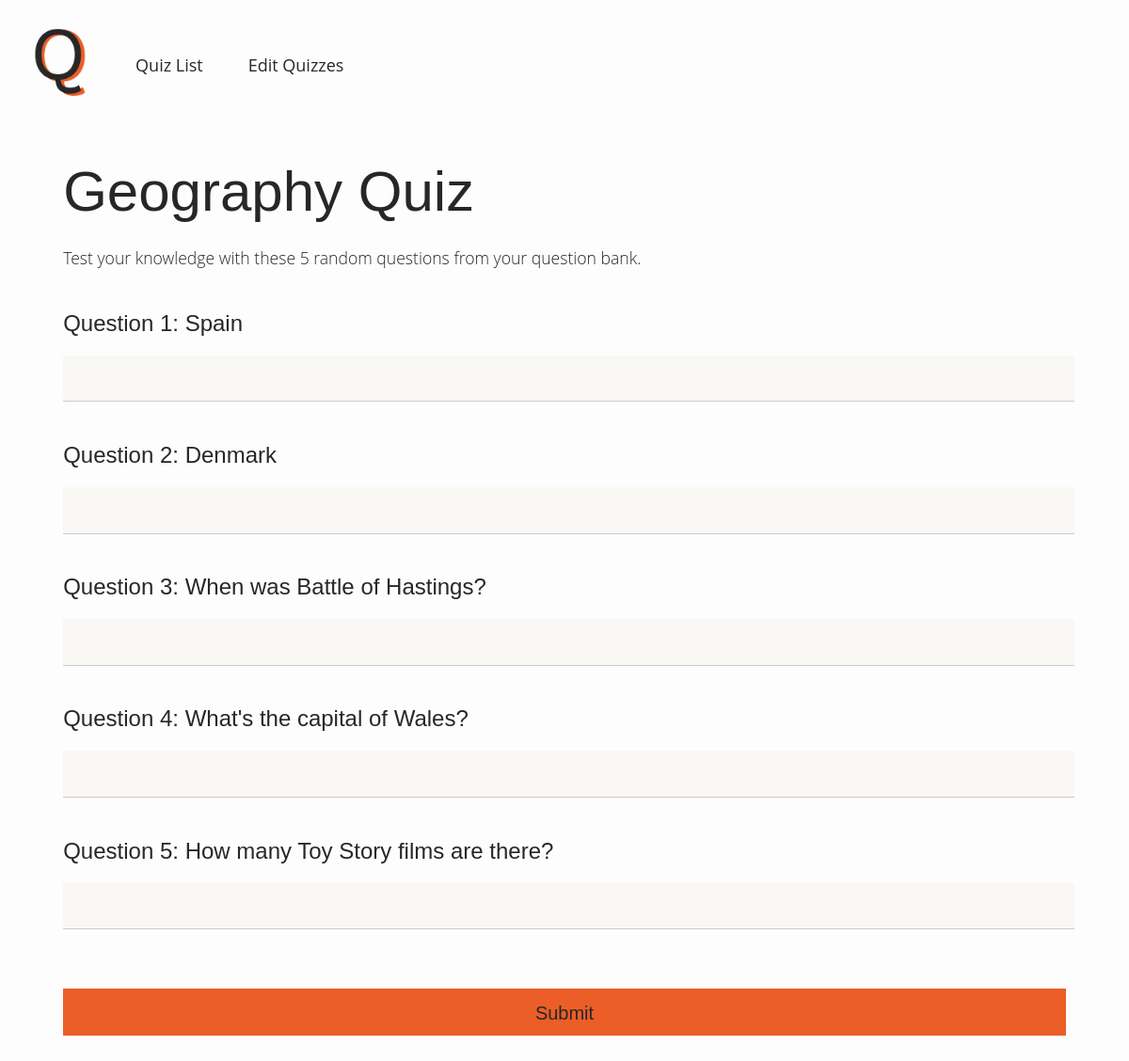
The page / on the database its author committed.
### app/models.py (models this page shows, shortened)
class Question(db.Model):
    id = db.Column(db.Integer, primary_key=True)
    question = db.Column(db.String(120), index=True, unique=False)
    answer = db.Column(db.String(120), index=True, unique=False)
    quiz_id = db.Column(db.Integer, db.ForeignKey("quiz.id"))

### app/routes.py (the view)
@app.route("/", methods=["GET"])
def quiz():
	questions = Question.query.all()
	quiz_list = random.sample(questions, 5)
	ordered_quiz_list = sorted(quiz_list, key=lambda x: x.id)
	return render_template("main.html", questions=ordered_quiz_list)

### app/templates/main.html (shortened to what this page needs)
{% extends "base.html" %}
{% block body %}
<div class="quiz">
	<h1>Geography Quiz</h1>
	<p class="tagline">Test your knowledge with these 5 random questions from your question bank.</p>
	<div id="quiz-body">
		<form action="{{ url_for('show_result') }}" method="POST">
			{% for question in questions %}
				<h2>Question {{ loop.index }}: {{ question.question }}</h2>
				<input type="text" name="{{ question.id }}" autocomplete="off">
				<br>
			{% endfor %}
			<input type="submit" value="Submit">
		</form>
	</div>
</div>
{% endblock %}

### app/static/css/main.css (style rules this page uses)
body { align-items: left; background-color: #FDFDFD; }
h1 { font-family: Work Sans, sans-serif; font-weight: 300; font-size: 3.75em; margin-bottom: 0.4em; color: #272727; }
h2 { font-family: Work Sans, sans-serif; font-weight: 500; font-size: 1.5em; color: #272727; }
p { font-family: Open Sans, sans-serif; margin-bottom: 0px; font-size: 1.1em; font-weight: 300; color: #272727; }
input { width: 100%; margin-bottom: 1.3em; }
input[type="text"], textarea { background-color: #F9F8F5; border: none; border-bottom: 1px solid #cccccc; height: 1.75em; font-family: Open Sans, sans-serif; padding: 0.5em 0em 0.5em 0.5em; font-size: 1.1em; font-weight: 300; }
input[type="submit"], textarea, button { background-color: #EB5E28; border: none; padding: 0.75em; height: 2.5em; margin-top: 2em; font-family: Work Sans, sans-serif; font-weight: 400; font-size: 1.25em; text-decoration: none; color: #272727; }
.quiz { margin-left: 5%; margin-right: 5%; }
.tagline { margin-bottom: 2.5em; }

### rows shown on the page
Question: question "Spain"
Question: question "Denmark"
Question: question "When was Battle of Hastings?"
Question: question "What's the capital of Wales?"
Question: question "How many Toy Story films are there?"
